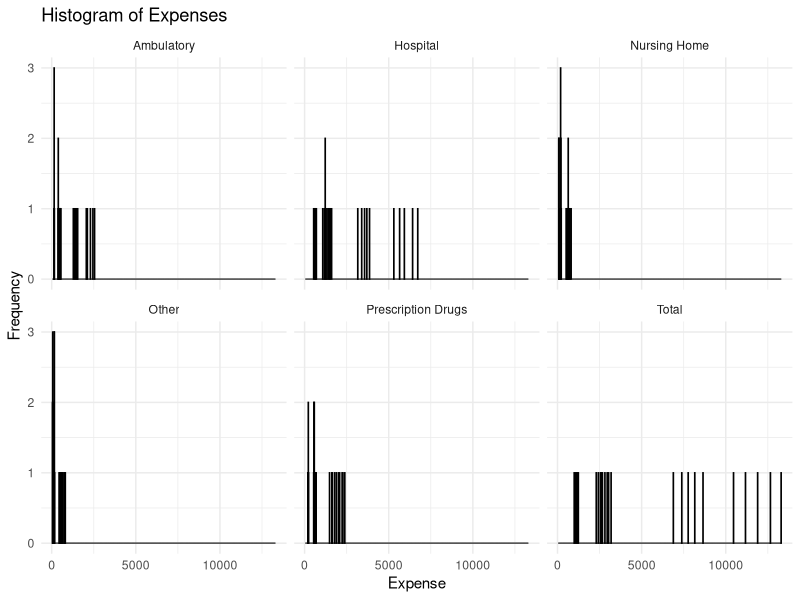
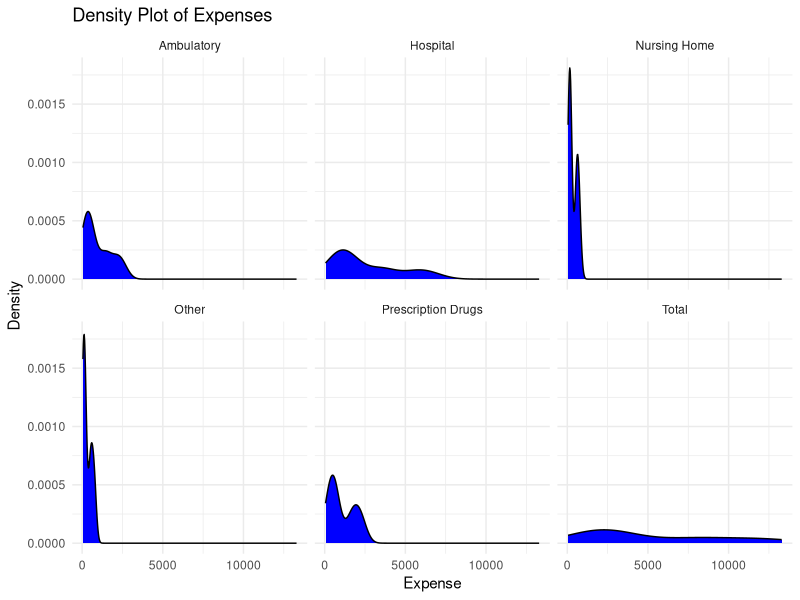
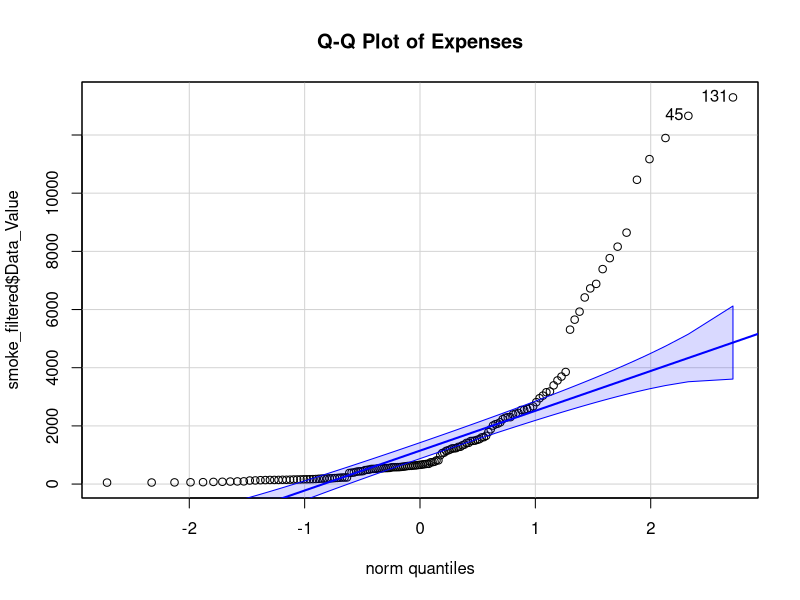

Here is the R script that generated these plots, in order:
## ---- chunk 1
#load the dataset
library(here)
smoke_expense<- read.csv(here("cdcdata-exercise", "SAE.csv"))
#make sure data fully loaded by checking number of rows and columns. We should have 19 variables and 1560 observations
nrow(smoke_expense)
ncol(smoke_expense)
#check the structure and summary of the data. For the sake of the webpage, I've made the structure line an annotation, but if you're viewing this in R go ahead and delete the #
summary(smoke_expense)
#structure(smoke_expense)
## ---- chunk 2
#make a new data frame containing only our four columns of interest: Year, LocationAbbr, Variable, and Data_Value.
smoke_expense_2 <- smoke_expense[, c("Year", "LocationAbbr", "Variable", "Data_Value")]
#check the new object to make sure it has everything we want. For the sake of the webpage, I've made the structure line an annotation, but if you're viewing this in R go ahead and delete the #
#structure(smoke_expense_2)
summary(smoke_expense_2)
## ---- chunk 3
#check for NA values
na_check<- is.na(smoke_expense_2)
print(sum(na_check))
## ---- chunk 4
# Load necessary libraries
library(dplyr)

# Filter for the 5 states you are interested in
states <- c("TN", "MS", "GA", "FL", "CA")
smoke_filtered <- smoke_expense_2 %>% filter(LocationAbbr %in% states)

# Calculate mean and standard deviation
smoke_summary <- smoke_filtered %>%
  group_by(LocationAbbr, Year, Variable) %>%
  summarise(
    Mean = mean(Data_Value, na.rm = TRUE),
    SD = sd(Data_Value, na.rm = TRUE)
  )

# Print the summary statistics
print(smoke_summary)

## ---- chunk 5
# Calculate mean and standard deviation for all 5 states combined
smoke_summary <- smoke_filtered %>%
  group_by(LocationAbbr, Variable) %>%
  summarise(
    Mean = mean(Data_Value, na.rm = TRUE),
    SD = sd(Data_Value, na.rm = TRUE)
  )

# Print the summary statistics
print(smoke_summary)

## ---- chunk 6
# Load necessary libraries
library(ggplot2)

# Create a histogram
ggplot(smoke_filtered, aes(x = Data_Value)) + 
  geom_histogram(binwidth = 12.25, fill = "blue", color = "black") +
  facet_wrap(~ Variable) +
  theme_minimal() +
  labs(title = "Histogram of Expenses", x = "Expense", y = "Frequency")

# Create a density plot
ggplot(smoke_filtered, aes(x = Data_Value)) + 
  geom_density(fill = "blue") +
  facet_wrap(~ Variable) +
  theme_minimal() +
  labs(title = "Density Plot of Expenses", x = "Expense", y = "Density")

# Create a Q-Q plot
library(car)
qqPlot(smoke_filtered$Data_Value, distribution = "norm", main = "Q-Q Plot of Expenses")

